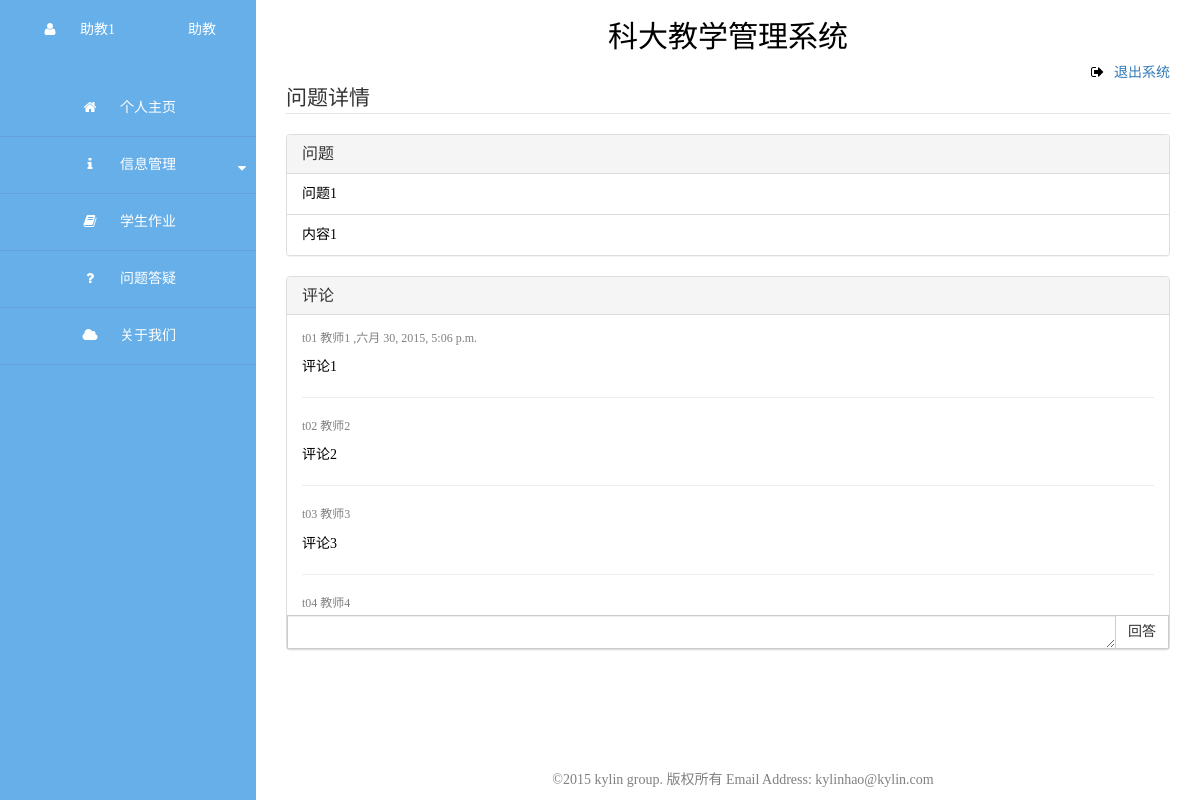
The page /assistant/question/1 (signed in) on the database its author committed.
### ustcjxxt/models.py (models this page shows, shortened)
class Assistant(models.Model):
    astId = models.CharField(u'工号', max_length=30, primary_key=True)
    password = models.CharField(u'密码', max_length=60)
    name = models.CharField(u'姓名', max_length=30)
    age = models.IntegerField(u'年龄', blank=True)
    sex = models.CharField(u'性别', max_length=1, choices=sexType, blank=True)
    address = models.CharField(u'地址', max_length=60, blank=True)
    email = models.EmailField(u'邮箱', blank=True)
    headPic = models.ImageField(u'头像', upload_to='teaPic/', blank=True)
    beginTime = models.DateField(u'开始时间')
    endTime = models.DateField(u'结束时间')
    class Meta:
        db_table = 'db_assistant'
        verbose_name_plural = u'助教'

class Question(models.Model):
    title = models.CharField('问题', max_length=100)
    content = models.TextField('详情', blank=True)
    stuId = models.ForeignKey(Student, verbose_name=u'学生学号')
    courseId = models.ForeignKey(Course, verbose_name=u'课程号')
    time = models.DateTimeField(u'时间')
    class Meta:
        db_table = 'db_question'
        verbose_name_plural = u'问题'
    def __unicode__(self):
        return u'%s %s' % (self.id, self.title)

class Comment(models.Model):
    questionId = models.ForeignKey(Question, verbose_name=u'问题Id')
    commentId = models.CharField(u'评论者Id', max_length=30)
    content = models.TextField(u'内容')
    type = models.CharField(u'角色', max_length=1, choices=commentatorTyep)
    time = models.DateTimeField(u'时间')
    class Meta:
        db_table = 'db_comment'
        verbose_name_plural = u'评论'

class Teacher(models.Model):
    teaId = models.CharField(u'工号', max_length=20, primary_key=True)
    password = models.CharField(u'密码', max_length=60)
    name = models.CharField(u'姓名', max_length=30)
    age = models.IntegerField(u'年龄', blank=True)
    sex = models.CharField(u'性别', max_length=1, choices=sexType, blank=True)
    address = models.CharField(u'地址', max_length=60, blank=True)
    email = models.EmailField(u'邮箱', blank=True)
    headPic = models.ImageField(u'头像', upload_to='teaPic/', blank=True)
    class Meta:
        db_table = 'db_teacher'
        ordering = ["teaId"]
        verbose_name_plural = u'教师'

### ustcjxxt/views.py (the view)
# urls.py: url(r'^assistant/question/(\d+)$', 'ustcjxxt.views.ast_question_detail', name='ast_question_detail'),
def ast_question_detail(req, q_id):
    user_id = req.session.get('user_id', 'null')
    print user_id
    print 'ast_question_detail'
    if user_id == 'null':
        return HttpResponseRedirect('/')
    user = get_user(user_id, 'assistant')
    q = Question.objects.get(id=q_id)
    print q
    if req.method == 'POST':
        reply = req.POST.get("reply", None)
        now = datetime.datetime.now()
        comment = Comment(questionId=q, commentId=user_id, content=reply, type=user_id[0], time=now)
        comment.save()
        return HttpResponseRedirect('/assistant/question/' + q_id, {})
    comments = Comment.objects.filter(questionId=q_id)
    c_list = []
    for c in comments:
        if c.type == 't':
            t = Teacher.objects.get(teaId=c.commentId)
        elif c.type == 's':
            t = Student.objects.get(stuId=c.commentId)
        else:
            t = Assistant.objects.get(astId=c.commentId)
        c_list.append([c, t.name])
    return render_to_response('assistant/question-detail.html', {"user": user[0], "q": q, "c_list": c_list})

### ustcjxxt/views.py (called while the page is built)
def get_user(user_id, role_type):
    if role_type == 'student':
        user = Student.objects.filter(stuId=user_id)
    elif role_type == 'teacher':
        user = Teacher.objects.filter(teaId=user_id)
    elif role_type == 'assistant':
        user = Assistant.objects.filter(astId=user_id)
    else:
        user = 0
    return user

### templates/assistant/question-detail.html (shortened to what this page needs)
{% extends 'assistant/ast-main.html' %}
{% block content %}
    <fieldset>
        <legend>问题详情</legend>
        <div class="panel panel-default">
            <div class="panel-heading">
                <h3 class="panel-title">问题</h3>
            </div>
            <ul class="list-group">
                <li class="list-group-item">{{ q.title }}</li>
                <li class="list-group-item">{{ q.content }}</li>
            </ul>
        </div>
        <div class="panel panel-default">
            <div class="panel-heading">
                <h3 class="panel-title">
                    评论
                </h3>
            </div>
            <div class="panel-body" style="height: 300px;overflow:auto;">
                {% for c in c_list %}
                    <div class="">
                        <p style="font-size: 12px;color: gray">
                            {{ c.0.commentId }}&nbsp;{{ c.1 }}
                             {% if c.0.time %},{{ c.0.time }}{% endif %}
                        </p>
                        <p>{{ c.0.content }}</p>
                    </div>
                    <hr>
                {% endfor %}
            </div>
            <form method="post" role="form">
                <div class="input-group">
                    <textarea name="reply" rows="1" class="form-control input-md"></textarea>
                    <span class="input-group-btn">
                        <button type="submit" class=" btn btn-default btn-md ">回答</button>
                    </span>
                </div>
            </form>
        </div>
    </fieldset>
{% endblock %}

### templates/assistant/ast-main.html (shortened to what this page needs)
<!DOCTYPE html>
<html>
<head lang="en">
    <link rel="stylesheet" href="/static/css/bootstrap.min.css">
    <link rel="stylesheet" href="/static/css/main.css">
    <link rel="stylesheet" href="/static/css/font-awesome.min.css">
</head>
<body>
<div class="sidebar-menu">
    <div class="header">
        <div class="logo"><a><i class="fa fa-user icon-setting"></i>{{ user.name }}</a></div>
        <div class="sidebar-hide"><a></i>助教</a></div>
    </div>
    <div>
        <ul class="main-menu ">
            <li class="active">
                <a href="/assistant/" target=""><i class="fa fa-home icon-setting"></i>个人主页</a>
            </li>
            <li class="second-menu" id ="second-menu1">
                <a href="javascript:void(0)">
                    <i class="fa fa-info  icon-setting"></i>信息管理
                    <i class="fa fa-caret-down icon-more"></i>
                </a>
            </li>
            <li>
                <a href="/assistant/homework/" target=""><i class="fa fa-book icon-setting"></i>学生作业</a>
            </li>
            <li>
                <a href="/assistant/question/" target=""><i class="fa fa-question icon-setting"></i>问题答疑</a>
            </li>
            <li>
                <a href="/assistant/about-us/" target=""><i class="fa fa-cloud icon-setting"></i>关于我们</a>
            </li>
        </ul>
    </div>
</div>
<div class="main-content">
    <div style="text-align: center; ">
        <h2>科大教学管理系统</h2>
    </div>
    <div class="pull-right">
        <i class="fa fa-sign-out" style="padding-right: 10px"></i><a href="/logout/">退出系统</a>
    </div>
    <div class="main-show">
        {% block content %}
        {% endblock %}
    </div>
    <div class="footer">
        &copy;2015 kylin group. 版权所有 Email Address: kylinhao@kylin.com
    </div>
</div>
</body>
</html>

### static/css/main.css (style rules this page uses)
body { font-family: "Microsoft YaHei"; color: black; min-width: 1000px; }
.sidebar-menu { position: absolute; width: 256px; left: 0; top: 0; bottom: 0; background-color: #66afe9; }
.header { color: white; padding-top: 20px; height: 60px; }
.logo { padding-left: 40px; float: left; }
.sidebar-hide { padding-right: 40px; float: right; }
.main-menu { padding: 0; margin-top: 20px; }
.main-menu li { text-align: center; padding: 0; margin: 0; line-height: 56px; list-style-type: none; position: relative; border-bottom: 1px solid #669ed8; }
li a, .header a { color: white; width: 256px; }
.icon-setting { padding-right: 20px; text-align: center; width: 40px; color: white; }
.icon-more { position: absolute; right: 10px; color: white; padding-top: 24px; }
.main-content { margin-left: 286px; margin-right: 30px; margin-top: 0; }
.main-show { min-height: 540px; padding-top: 20px; }
.form-control { border-radius: 0; }
.btn { border-radius: 0; }
.footer { position: fixed; text-align: center; left: 286px; right: 0; bottom: 10px; margin-left: auto; margin-right: auto; color: gray; }

### rows shown on the page
Assistant: name "助教1"
Question: title "问题1", content "内容1"
Comment: commentId "t01", name "教师1", time "六月 30, 2015, 5:06 p.m.", content "评论1"
Comment: commentId "t02", name "教师2", content "评论2"
Comment: commentId "t03", name "教师3", content "评论3"
Comment: commentId "t04", name "教师4"
